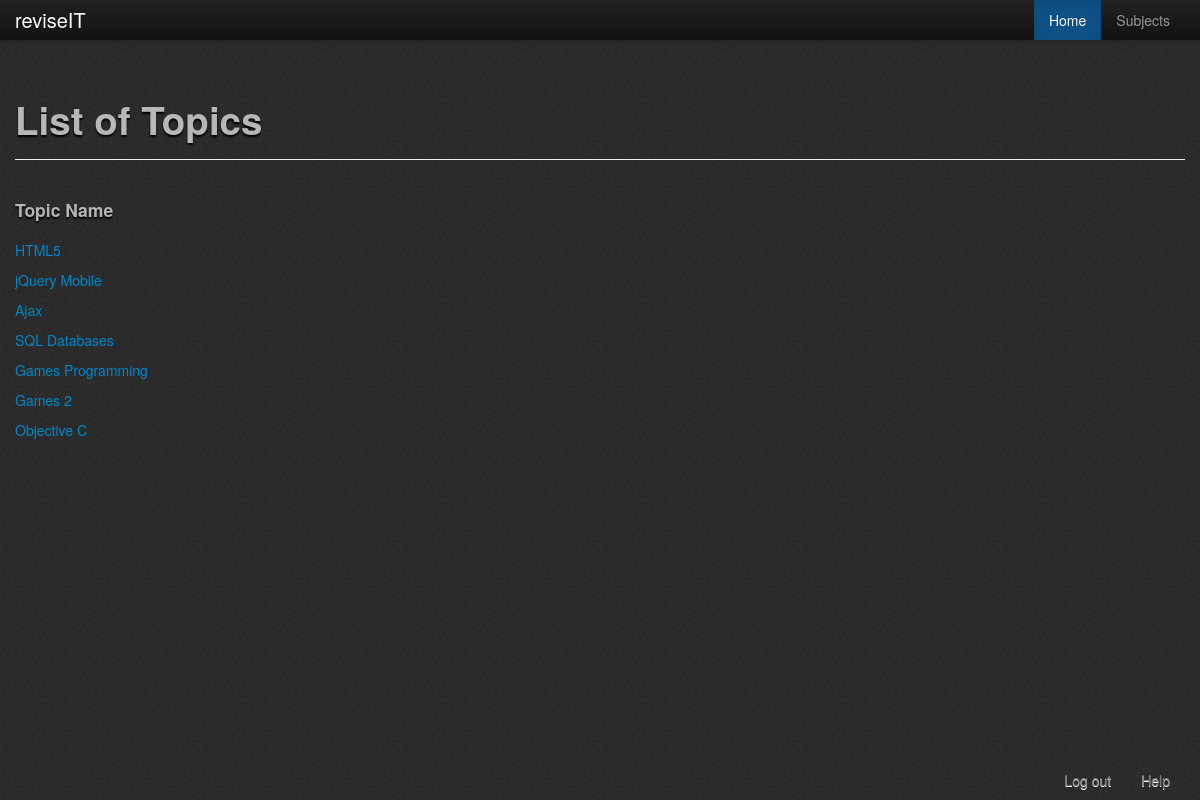
/php/topics/viewTopic.php?ID=2 (signed in), run on the app's committed database.
### tables this page shows
CREATE TABLE IF NOT EXISTS `topic` (
  `TopicID` int(5) NOT NULL AUTO_INCREMENT,
  `TopicName` text NOT NULL,
  `SubjectID` int(11) NOT NULL,
  `SubjectCode` varchar(50) NOT NULL,
  `deletionStatus` tinyint(1) NOT NULL COMMENT '0 = display, 1 = not display',
  `dateupdated` date NOT NULL,
  PRIMARY KEY (`TopicID`),
  KEY `FK_topicsub` (`SubjectID`)
);

### php/topics/viewTopic.php (the view, shortened to what this page needs)
<?php
	require '../check_logged_in.php';
	$subject_ID = $_GET['ID'];
?>
<!DOCTYPE html PUBLIC "-//W3C//DTD XHTML 1.0 Transitional//EN" "http://www.w3.org/TR/xhtml1/DTD/xhtml1-transitional.dtd">
<html xmlns="http://www.w3.org/1999/xhtml">
	<head>
		<?php
			include '../header_container.php';
		?>
	</head>
	<body>
			<?php
				include 'topics_menu_bar.php';
			?>
			<br /><br />
			<div class="container">
				<div class="page-header bootstro" data-bootstro-placement="bottom" data-bootstro-title="The Topics" data-bootstro-content="This page contains all the topics associated with your subject.">
					<h1>List of Topics</h1>
				</div>
				<div class="row-fluid bootstro" data-bootstro-placement="bottom" data-bootstro-title="Topic Lists" data-bootstro-content="This is the list of topics. You may click into one of these topics to see their associated subtopics.">
					<?php
					$userRole = $_SESSION['Role'];
					try
					{
						if($userRole != 2)
						{
							$result = $db->prepare("SELECT * FROM topic WHERE SubjectID = '".$subject_ID."' AND deletionStatus = 0");
							$result->execute();
							echo "<div class='span8'>";
								echo"<div class='row-fluid'>";
									echo "<div class='span12'><h4>Topic Name</h4></div>";
								echo "</div>";
							while($row = $result->fetch(PDO::FETCH_ASSOC))
							{
								echo "<a href='../subtopics/view.php?ID=".$row['TopicID']."'>";
										echo "<div class='span12'>".$row['TopicName']."</div>";
								echo "</a>";
							}
							echo "</div>";
						}
					}
					catch(PDOException $e)
					{
						echo $e->getMessage();
					}
					?>
				</div>
			</div>
			<?php
				include '../footer.php';
			?>
	</body>
</html>

### data on the page
topic: TopicName "HTML5"
topic: TopicName "jQuery Mobile"
topic: TopicName "Ajax"
topic: TopicName "SQL Databases"
topic: TopicName "Games Programming"
topic: TopicName "Games 2"
topic: TopicName "Objective C"
